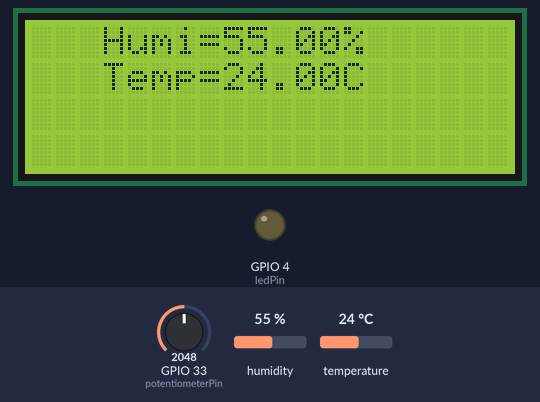
Simulated run of this sketch. Board: ESP32. Parts: 20×4 character LCD, output pins drawn as LEDs (lit = HIGH). Dashed ring = blinking. The inputs (shaded band) are chosen by the test bench; at power-on: GPIO 33 (potentiometerPin) = 2048, humidity 55 %, temperature 24 °C. What the sketch prints to the serial monitor is not drawn.

Above: at 1.2 s.
1.3 s: GPIO 33 (potentiometerPin) set to 2015
At 2.0 s:
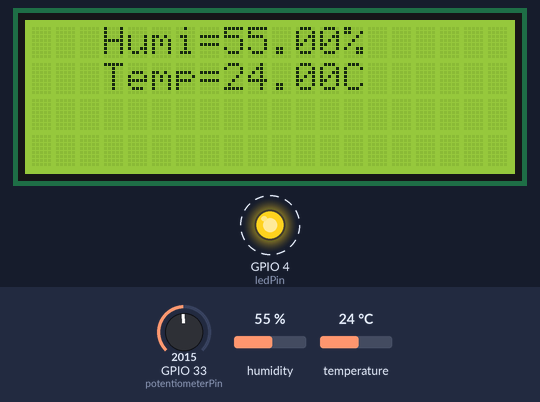
7.4 s: humidity set to 22 %
At 11.4 s:
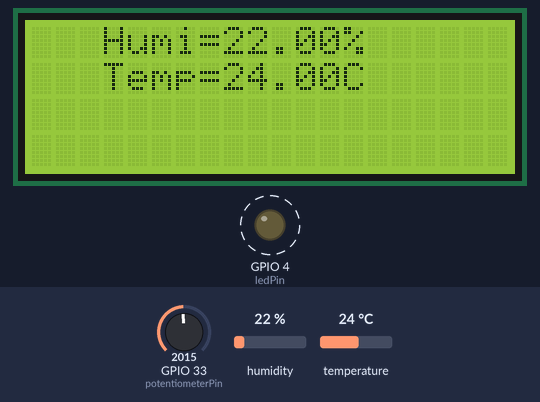
11.7 s: temperature set to 12 °C
At 13.2 s:
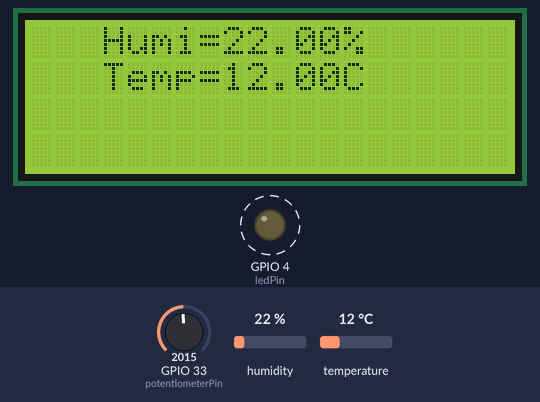
14.2 s: humidity set to 40 %
At 16.1 s:
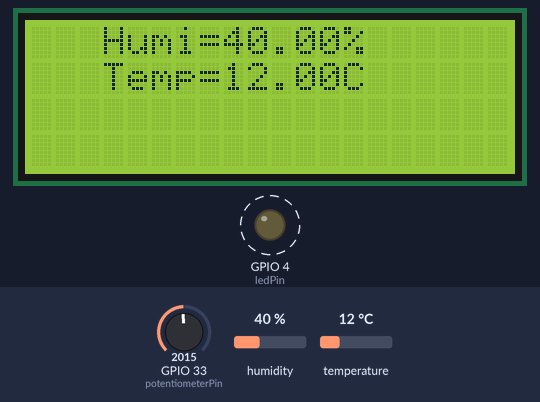
16.8 s: GPIO 33 (potentiometerPin) set to 2088
At 17.3 s:
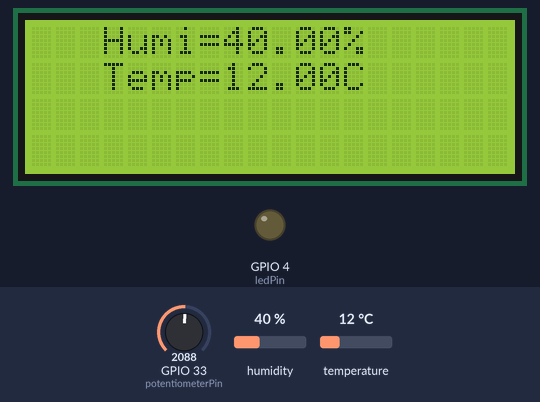
18.3 s: GPIO 33 (potentiometerPin) set to 2047
At 20.1 s:
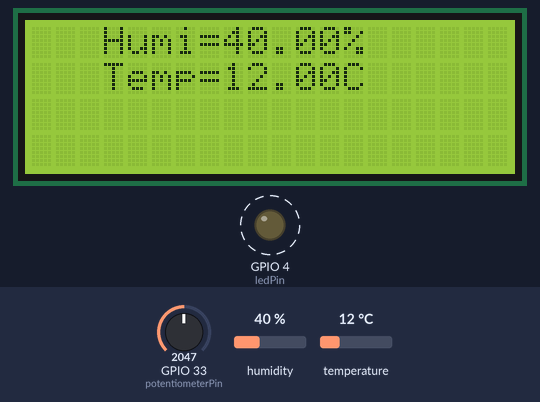
Timing chart, 0 to 25.4 s (numbered marks = the images above; inputs shaded):
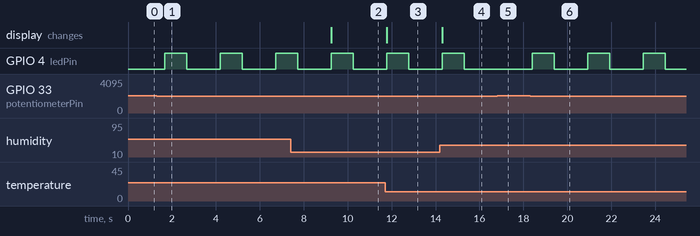

Measured:
- the behaviour switches between 2048 and 2047 on GPIO 33 (potentiometerPin) (found by bisection; images 0 and 1)
- after the input at 1.3 s, GPIO 4 (ledPin): alternates HIGH for 1.0 s and LOW for 1.5 s, starting after 0.36 s
- after the input at 7.4 s, the display: changes after 1.8 s (image 2)
- after the input at 11.7 s, the display: changes after 0.07 s (image 3)
- after the input at 14.2 s, the display: changes after 0.10 s (image 4)
- after the input at 16.8 s, GPIO 4 (ledPin): stays LOW (without the input it goes to HIGH after 0.03 s)
- after the input at 18.3 s, GPIO 4 (ledPin): alternates HIGH for 1.0 s and LOW for 1.5 s, starting after 0.09 s

The sketch:

ESP32_NTP_Example.ino
```cpp
#include <Wire.h>
#include <LiquidCrystal_I2C.h>
#include <Adafruit_Sensor.h>
#include "DHT.h"
const int potentiometerPin = 33;
const int ledPin = 4;
#define DHTPIN 13
#define DHTTYPE DHT22
DHT dht(DHTPIN, DHTTYPE);
int lcdColums = 20;
int lcdrows = 4;
LiquidCrystal_I2C lcd(0x27,lcdColums,lcdrows);

void setup(){
  Serial.begin(9600);
  Serial.println();
  Serial.println("Status\tHumidity (%)\tTemperature (C)\t(F)");
  pinMode(ledPin, OUTPUT);
  lcd.init();
  lcd.backlight();
  lcd.setCursor(0, 0);
  lcd.print("Test");
  lcd.clear();
}
void loop(){
  float h = dht.readHumidity();
  float t = dht.readTemperature();
  lcd.setCursor(3,0);
  lcd.print("Humi=" + String(h)+"%");
  lcd.setCursor(3,1);
  lcd.print("Temp=" + String(t)+"C");

  int potValue = analogRead(potentiometerPin);
  int ledIntensity = map(potValue, 0, 4095, 0, 255);
  analogWrite(ledPin, ledIntensity);
  Serial.print("Potentiometer: ");
  Serial.print(potValue);
  Serial.print(" | LED Intensity: ");
  Serial.println(ledIntensity);

  if (potValue < 1024) {
    digitalWrite(4, HIGH);
  } else if (potValue < 2048) {
    digitalWrite(ledPin, HIGH);
    delay(1000);
    digitalWrite(ledPin, LOW);
    delay(1000);
  } else {
    digitalWrite(4, LOW);
  }
  delay(500);
}
```
